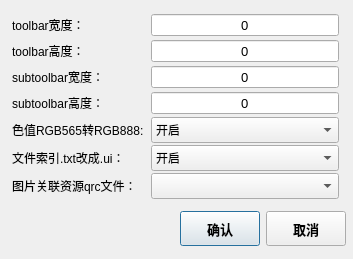
<?xml version="1.0" encoding="UTF-8"?>
<ui version="4.0">
 <class>ToolBarSetDlg</class>
 <widget class="QDialog" name="ToolBarSetDlg">
  <property name="geometry">
   <rect>
    <x>0</x>
    <y>0</y>
    <width>353</width>
    <height>259</height>
   </rect>
  </property>
  <property name="windowTitle">
   <string>相关设置：</string>
  </property>
  <layout class="QVBoxLayout" name="verticalLayout" stretch="5,1">
   <property name="leftMargin">
    <number>7</number>
   </property>
   <property name="topMargin">
    <number>7</number>
   </property>
   <property name="rightMargin">
    <number>7</number>
   </property>
   <property name="bottomMargin">
    <number>7</number>
   </property>
   <item>
    <layout class="QGridLayout" name="gridLayout" columnstretch="2,3" columnminimumwidth="3,2">
     <property name="leftMargin">
      <number>5</number>
     </property>
     <property name="rightMargin">
      <number>7</number>
     </property>
     <property name="horizontalSpacing">
      <number>7</number>
     </property>
     <property name="verticalSpacing">
      <number>2</number>
     </property>
     <item row="5" column="0">
      <widget class="QLabel" name="label_6">
       <property name="text">
        <string>色值RGB565转RGB888:</string>
       </property>
      </widget>
     </item>
     <item row="2" column="0">
      <widget class="QLabel" name="label_2">
       <property name="text">
        <string>toolbar高度：</string>
       </property>
      </widget>
     </item>
     <item row="4" column="0">
      <widget class="QLabel" name="label_4">
       <property name="text">
        <string>subtoolbar高度：</string>
       </property>
      </widget>
     </item>
     <item row="3" column="0">
      <widget class="QLabel" name="label_3">
       <property name="text">
        <string>subtoolbar宽度：</string>
       </property>
      </widget>
     </item>
     <item row="3" column="1">
      <widget class="QSpinBox" name="spinBox_3">
       <property name="font">
        <font>
         <pointsize>10</pointsize>
        </font>
       </property>
       <property name="alignment">
        <set>Qt::AlignCenter</set>
       </property>
       <property name="buttonSymbols">
        <enum>QAbstractSpinBox::NoButtons</enum>
       </property>
       <property name="maximum">
        <number>99999</number>
       </property>
      </widget>
     </item>
     <item row="1" column="0">
      <widget class="QLabel" name="label">
       <property name="text">
        <string>toolbar宽度：</string>
       </property>
      </widget>
     </item>
     <item row="1" column="1">
      <widget class="QSpinBox" name="spinBox">
       <property name="font">
        <font>
         <pointsize>10</pointsize>
        </font>
       </property>
       <property name="alignment">
        <set>Qt::AlignCenter</set>
       </property>
       <property name="buttonSymbols">
        <enum>QAbstractSpinBox::NoButtons</enum>
       </property>
       <property name="maximum">
        <number>99999</number>
       </property>
      </widget>
     </item>
     <item row="2" column="1">
      <widget class="QSpinBox" name="spinBox_2">
       <property name="font">
        <font>
         <pointsize>10</pointsize>
        </font>
       </property>
       <property name="alignment">
        <set>Qt::AlignCenter</set>
       </property>
       <property name="buttonSymbols">
        <enum>QAbstractSpinBox::NoButtons</enum>
       </property>
       <property name="maximum">
        <number>99999</number>
       </property>
      </widget>
     </item>
     <item row="4" column="1">
      <widget class="QSpinBox" name="spinBox_4">
       <property name="font">
        <font>
         <pointsize>10</pointsize>
        </font>
       </property>
       <property name="alignment">
        <set>Qt::AlignCenter</set>
       </property>
       <property name="buttonSymbols">
        <enum>QAbstractSpinBox::NoButtons</enum>
       </property>
       <property name="maximum">
        <number>99999</number>
       </property>
      </widget>
     </item>
     <item row="6" column="0">
      <widget class="QLabel" name="label_7">
       <property name="text">
        <string>文件索引.txt改成.ui：</string>
       </property>
      </widget>
     </item>
     <item row="5" column="1">
      <widget class="QComboBox" name="cbxRGBChange">
       <property name="minimumSize">
        <size>
         <width>0</width>
         <height>26</height>
        </size>
       </property>
       <property name="currentIndex">
        <number>1</number>
       </property>
       <item>
        <property name="text">
         <string>关闭</string>
        </property>
       </item>
       <item>
        <property name="text">
         <string>开启</string>
        </property>
       </item>
      </widget>
     </item>
     <item row="6" column="1">
      <widget class="QComboBox" name="cbxTxtChange">
       <property name="minimumSize">
        <size>
         <width>0</width>
         <height>26</height>
        </size>
       </property>
       <property name="currentIndex">
        <number>1</number>
       </property>
       <item>
        <property name="text">
         <string>关闭</string>
        </property>
       </item>
       <item>
        <property name="text">
         <string>开启</string>
        </property>
       </item>
      </widget>
     </item>
     <item row="7" column="0">
      <widget class="QLabel" name="label_5">
       <property name="text">
        <string>图片关联资源qrc文件：</string>
       </property>
      </widget>
     </item>
     <item row="7" column="1">
      <widget class="QComboBox" name="comboBox">
       <property name="minimumSize">
        <size>
         <width>0</width>
         <height>26</height>
        </size>
       </property>
      </widget>
     </item>
    </layout>
   </item>
   <item>
    <layout class="QHBoxLayout" name="horizontalLayout">
     <item>
      <spacer name="horizontalSpacer">
       <property name="orientation">
        <enum>Qt::Horizontal</enum>
       </property>
       <property name="sizeHint" stdset="0">
        <size>
         <width>40</width>
         <height>20</height>
        </size>
       </property>
      </spacer>
     </item>
     <item>
      <widget class="QPushButton" name="btnOK">
       <property name="sizePolicy">
        <sizepolicy hsizetype="Fixed" vsizetype="Fixed">
         <horstretch>0</horstretch>
         <verstretch>0</verstretch>
        </sizepolicy>
       </property>
       <property name="minimumSize">
        <size>
         <width>65</width>
         <height>35</height>
        </size>
       </property>
       <property name="font">
        <font>
         <pointsize>10</pointsize>
         <weight>75</weight>
         <bold>true</bold>
        </font>
       </property>
       <property name="text">
        <string>确认</string>
       </property>
      </widget>
     </item>
     <item>
      <widget class="QPushButton" name="btnCancle">
       <property name="sizePolicy">
        <sizepolicy hsizetype="Fixed" vsizetype="Fixed">
         <horstretch>0</horstretch>
         <verstretch>0</verstretch>
        </sizepolicy>
       </property>
       <property name="minimumSize">
        <size>
         <width>65</width>
         <height>35</height>
        </size>
       </property>
       <property name="font">
        <font>
         <pointsize>10</pointsize>
         <weight>75</weight>
         <bold>true</bold>
        </font>
       </property>
       <property name="text">
        <string>取消</string>
       </property>
      </widget>
     </item>
    </layout>
   </item>
  </layout>
 </widget>
 <tabstops>
  <tabstop>spinBox</tabstop>
  <tabstop>spinBox_2</tabstop>
  <tabstop>spinBox_3</tabstop>
  <tabstop>spinBox_4</tabstop>
  <tabstop>cbxRGBChange</tabstop>
  <tabstop>cbxTxtChange</tabstop>
  <tabstop>comboBox</tabstop>
  <tabstop>btnOK</tabstop>
  <tabstop>btnCancle</tabstop>
 </tabstops>
 <resources/>
 <connections/>
</ui>
